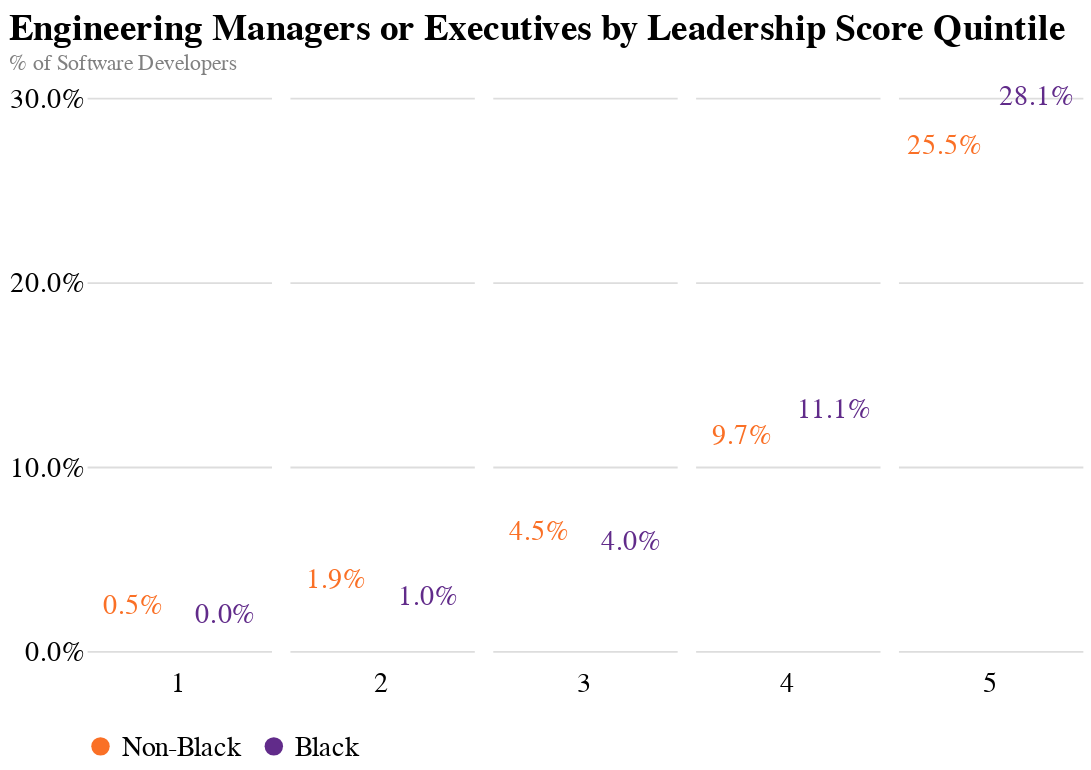

Notebook cell for this chart:
### Code cell
color_scale = alt.Scale(
    domain=labels,
    range=colors
)

points = alt.Chart().mark_bar(size=35, cornerRadiusTopLeft=8, cornerRadiusTopRight=8, clip=True).encode(
    x=alt.X("labels", 
        axis=alt.Axis(title=None, labels=False, tickSize=0), 
        sort=labels
       ),
    y=alt.Y("data", 
            axis=alt.Axis(format=".1%", title=None, tickCount=4, tickSize=0, labelFlush=False, labelFontSize=15),
    ),
    color=alt.Color("labels", 
                    scale=color_scale,
                    legend=alt.Legend(title=None, orient="bottom", labelFontSize=15))
).properties(
    width=100,
    height=300
)

text = alt.Chart().mark_text(
    align='center',
    baseline='middle',
    dx=0,
    dy=-20,
    fontSize=15
).encode(
    text=alt.Text("data", format=".1%"),
    x=alt.X("labels", 
            sort=labels),
    y="data",
    color=alt.Color("labels", 
                    scale=color_scale)
)

chart = alt.layer(points, text, data=results_q_plot).facet(
    column=alt.Column("quantile", title=None, header=alt.Header(labelOrient='bottom', labelFontSize=15)),
    title={
        "text": "Engineering Managers or Executives by Leadership Score Quintile", 
        "subtitle": "% of Software Developers",
        "subtitleColor": "gray",
    },
    spacing=10
).configure_view(
    strokeWidth=0
).configure_title(
    anchor='start',
    offset=5,
    fontSize=20
).configure_axis(
    domain=False
)

chart.save("progression_leaders_quintile.png", method="selenium", webdriver="chrome", scale_factor=3.0)

chart

### Figure 1 — Vega-Lite specification as saved in the notebook (floating-point values rounded to 4 significant figures)
{"config": {"view": {"continuousWidth": 400, "continuousHeight": 300, "strokeWidth": 0}, "axis": {"domain": false}, "title": {"anchor": "start", "fontSize": 20, "offset": 5}}, "data": {"name": "data-7f5dc1f34c1ae2b41d72d388a956b2c8"}, "facet": {"column": {"type": "quantitative", "field": "quantile", "header": {"labelFontSize": 15, "labelOrient": "bottom"}, "title": null}}, "spec": {"layer": [{"mark": {"type": "bar", "clip": true, "cornerRadiusTopLeft": 8, "cornerRadiusTopRight": 8, "size": 35}, "encoding": {"color": {"type": "nominal", "field": "labels", "legend": {"labelFontSize": 15, "orient": "bottom", "title": null}, "scale": {"domain": ["Non-Black", "Black"], "range": ["#fa7026", "#612b8a"]}}, "x": {"type": "nominal", "axis": {"labels": false, "tickSize": 0, "title": null}, "field": "labels", "sort": ["Non-Black", "Black"]}, "y": {"type": "quantitative", "axis": {"format": ".1%", "labelFlush": false, "labelFontSize": 15, "tickCount": 4, "tickSize": 0, "title": null}, "field": "data"}}, "height": 300, "width": 100}, {"mark": {"type": "text", "align": "center", "baseline": "middle", "dx": 0, "dy": -20, "fontSize": 15}, "encoding": {"color": {"type": "nominal", "field": "labels", "scale": {"domain": ["Non-Black", "Black"], "range": ["#fa7026", "#612b8a"]}}, "text": {"type": "quantitative", "field": "data", "format": ".1%"}, "x": {"type": "nominal", "field": "labels", "sort": ["Non-Black", "Black"]}, "y": {"type": "quantitative", "field": "data"}}}]}, "spacing": 10, "title": {"text": "Engineering Managers or Executives by Leadership Score Quintile", "subtitle": "% of Software Developers", "subtitleColor": "gray"}, "$schema": "https://vega.github.io/schema/vega-lite/v4.8.1.json", "datasets": {"data-7f5dc1f34c1ae2b41d72d388a956b2c8": [{"data": 0.004971, "quantile": 1, "labels": "Non-Black"}, {"data": 0.0, "quantile": 1, "labels": "Black"}, {"data": 0.01926, "quantile": 2, "labels": "Non-Black"}, {"data": 0.0101, "quantile": 2, "labels": "Black"}, {"data": 0.04539, "quantile": 3, "labels": "Non-Black"}, {"data": 0.04, "quantile": 3, "labels": "Black"}, {"data": 0.09725, "quantile": 4, "labels": "Non-Black"}, {"data": 0.1111, "quantile": 4, "labels": "Black"}, {"data": 0.2547, "quantile": 5, "labels": "Non-Black"}, {"data": 0.2812, "quantile": 5, "labels": "Black"}]}}
